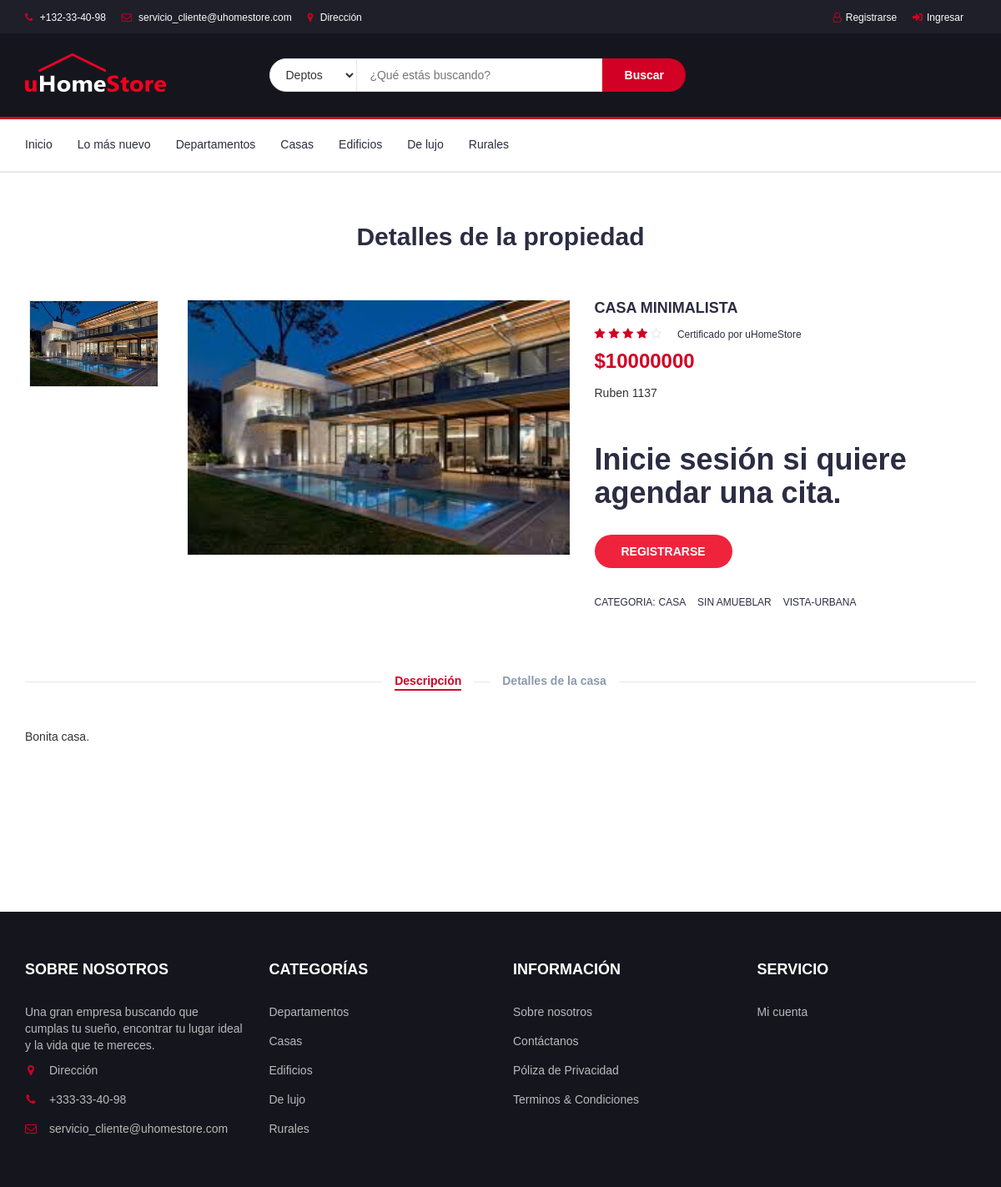
/verMas.php?var1=1, run on the app's committed database.
### tables this page shows
CREATE TABLE IF NOT EXISTS `inmobilaria` (
  `idinmobiliaria` int(11) NOT NULL AUTO_INCREMENT,
  `nombreIn` varchar(45) NOT NULL,
  `descripcionIn` varchar(200) NOT NULL,
  `precioIn` varchar(45) NOT NULL,
  `direccionIn` varchar(45) NOT NULL,
  `etiqueta1` varchar(45) NOT NULL,
  `etiqueta2` varchar(45) NOT NULL,
  `etiqueta3` varchar(45) NOT NULL,
  `etiqueta4` varchar(45) NOT NULL,
  `etiqueta5` varchar(45) NOT NULL,
  `imgIn` varchar(45) NOT NULL,
  `destino` varchar(200) NOT NULL,
  `detalles_iddetalles` int(11) NOT NULL,
  `empleados_idempleados` int(11) NOT NULL,
  `clientes_idclientes` int(11) NOT NULL,
  `status` enum('ACEPTADO','DENEGADO','REVISION') NOT NULL,
  `comentarios` varchar(200) DEFAULT NULL,
  PRIMARY KEY (`idinmobiliaria`),
  KEY `detalles_iddetalles` (`detalles_iddetalles`),
  KEY `empleados_idempleados` (`empleados_idempleados`),
  KEY `clientes_idclientes` (`clientes_idclientes`)
);

### verMas.php (the view, shortened to what this page needs)
<?php
include 'z_serv.php';
?>
<!DOCTYPE html>
<html lang="en">
	<head>
        <link rel="stylesheet" href="https://use.fontawesome.com/releases/v5.5.0/css/all.css" >
		<link type="text/css" rel="stylesheet" href="css/bootstrap.min.css"/>
		<link rel="stylesheet" href="css/font-awesome.min.css">
		<link type="text/css" rel="stylesheet" href="css/style.css"/>
    </head>
	<body>
		<header>
			<div id="top-header">
				<div class="container">
					<ul class="header-links pull-left">
						<li><a href="#"><i class="fa fa-phone"></i> +132-33-40-98</a></li>
						<li><a href="#"><i class="fa fa-envelope-o"></i> servicio_cliente@uhomestore.com</a></li>
						<li><a href="#"><i class="fa fa-map-marker"></i> Dirección</a></li>
					</ul>
					<ul class="header-links pull-right">
						<li><a href="registroUsuario.php"><i class="fa fa-user-o"></i>Registrarse</a></li>
                        <li><a href="#openModal"><i class="fas fa-sign-in-alt"></i>Ingresar</a></li>
					</ul>
				</div>
			</div>
			<div id="header">
				<div class="container">
					<div class="row">
						<div class="col-md-3">
							<div class="header-logo">
								<a href="#" class="logo">
									<img src="./img/logo.png" alt="">
								</a>
							</div>
						</div>
						<div class="col-md-6">
							<div class="header-search">
								<form action="filtro.php?var1=100" method="post">
									<select class="input-select" name="opcion">
										<option value="Departamento">Deptos</option>
									</select>
									<input name= "buscador" class="input" placeholder="¿Qué estás buscando?" disabled>
									<button class="search-btn">Buscar</button>
								</form>
							</div>
						</div>
						<div class="col-md-3 clearfix">
						</div>
					</div>
				</div>
			</div>
		</header>
		<nav id="navigation">
			<div class="container">
				<div id="responsive-nav">
					<ul class="main-nav nav navbar-nav">
						<li ><a href="index.php">Inicio</a></li>
						<li><a href="filtro.php?var1=Nuevo&var2=all&var3=all">Lo más nuevo</a></li>
						<li><a href="filtro.php?var1=Departamento&var2=all&var3=all">Departamentos</a></li>
						<li><a href="filtro.php?var1=Casa&var2=all&var3=all">Casas</a></li>
						<li><a href="filtro.php?var1=Edificio&var2=all&var3=all">Edificios</a></li>
						<li><a href="filtro.php?var1=De lujo&var2=all&var3=all">De lujo</a></li>
						<li><a href="filtro.php?var1=Rurales&var2=all&var3=all">Rurales</a></li>
					</ul>
				</div>
			</div>
		</nav>
<br><br><br>
		<center>
		<h2>Detalles de la propiedad</h2>
       </center>
        <br>
		<?php
         $id = $_GET['var1'];
         $all = "SELECT direccionIn, destino, nombreIn, descripcionIn, precioIn, imgIn, etiqueta1, etiqueta3, etiqueta4, banos, estacionamiento, cuarto_servicio, terrenom2, orientacion, niveles, conservacion, edadpropiedad, mantenimiento FROM inmobilaria inner join detalles on inmobilaria.detalles_iddetalles = detalles.iddetalles where idinmobiliaria = '$id'";
	     $eje = mysqli_query($conect, $all);
	     $listaA = mysqli_fetch_array($eje);
		 ?>
    <div class="section">
			<div class="container">
				<div class="row">
					<div class="col-md-5 col-md-push-2">
						<div id="product-main-img">
							<div class="product-preview">
								 <?php  echo '<img src="'.$listaA['destino'].'" >'; ?>
							</div>
						</div>
					</div>
					<div class="col-md-2  col-md-pull-5">
						<div id="product-imgs">
							<div class="product-preview">
							<?php  echo '<img src="'.$listaA['destino'].'" >'; ?>
							</div>
						</div>
					</div>
					<div class="col-md-5">
						<div class="product-details">
							<h2 class="product-name"><?php echo $listaA['nombreIn']."";?></h2>
							<div>
								<div class="product-rating">
									<i class="fa fa-star"></i>
									<i class="fa fa-star"></i>
									<i class="fa fa-star"></i>
									<i class="fa fa-star"></i>
									<i class="fa fa-star-o"></i>
								</div>
								<a class="review-link" href="#">Certificado por uHomeStore</a>
							</div>
							<div>
								<h3 class="product-price"><?php echo $listaA['precioIn']."";?></h3>
							</div>
							<p><?php echo $listaA['direccionIn']."";?></p>
							<div class="product-options">
							<br><h1> Inicie sesión si quiere agendar una cita.</h1>
							</div>
							<div class="add-to-cart">
                             <?php  echo '<a href="registroUsuario.php">'; ?>
				            <button class="add-to-cart-btn">Registrarse</button>
							</div>
							<ul class="product-links">
								<li>Categoria:</li>
								<li><a href="#"><?php echo $listaA['etiqueta1']."";?></a></li>
								<li><a href="#"><?php echo $listaA['etiqueta3']."";?></a></li>
								<li><a href="#"><?php echo $listaA['etiqueta4']."";?></a></li>
							</ul>
						</div>
					</div>
					<div class="col-md-12">
						<div id="product-tab">
							<ul class="tab-nav">
								<li class="active"><a data-toggle="tab" href="#tab1">Descripción</a></li>
								<li><a data-toggle="tab" href="#tab2">Detalles de la casa</a></li>
							</ul>
							<div class="tab-content">
								<div id="tab1" class="tab-pane fade in active">
									<div class="row">
										<div class="col-md-12">
											<p><?php echo $listaA['descripcionIn']."";?></p>
										</div>
									</div>
								</div>
								</div>
							</div>
						</div>
					</div>
				</div>
			</div>
		<br><br><br><br><br><br><br><br>
		<footer id="footer">
			<div class="section">
				<div class="container">
					<div class="row">
						<div class="col-md-3 col-xs-6">
							<div class="footer">
								<h3 class="footer-title">Sobre nosotros </h3>
								<p>Una gran empresa buscando que cumplas tu sueño, encontrar tu lugar ideal y la vida que te mereces. </p>
								<ul class="footer-links">
									<li><a href="#"><i class="fa fa-map-marker"></i>Dirección</a></li>
									<li><a href="#"><i class="fa fa-phone"></i>+333-33-40-98</a></li>
									<li><a href="#"><i class="fa fa-envelope-o"></i>servicio_cliente@uhomestore.com</a></li>
								</ul>
							</div>
						</div>
						<div class="col-md-3 col-xs-6">
							<div class="footer">
								<h3 class="footer-title">Categorías</h3>
								<ul class="footer-links">
									<li><a href="filtro.php?var1=Departamento&var2=all&var3=all">Departamentos</a></li>
						<li><a href="filtro.php?var1=Casa&var2=all&var3=all">Casas</a></li>
						<li><a href="filtro.php?var1=Edificio&var2=all&var3=all">Edificios</a></li>
						<li><a href="filtro.php?var1=De lujo&var2=all&var3=all">De lujo</a></li>
						<li><a href="filtro.php?var1=Rurales&var2=all&var3=all">Rurales</a></li>
								</ul>
							</div>
						</div>
						<div class="col-md-3 col-xs-6">
							<div class="footer">
								<h3 class="footer-title">Información</h3>
								<ul class="footer-links">
									<li><a href="#openModal5">Sobre nosotros</a></li>
									<li><a href="#openModal3">Contáctanos</a></li>
									<li><a href="#">Póliza de Privacidad</a></li>
									<li><a href="#">Terminos & Condiciones</a></li>
								</ul>
							</div>
						</div>
						<div class="col-md-3 col-xs-6">
							<div class="footer">
								<h3 class="footer-title">Servicio</h3>
								<ul class="footer-links">
									<li><a href="#openModal">Mi cuenta</a></li>
								</ul>
							</div>
						</div>
					</div>
				</div>
			</div>
		</footer>
	</body>
</html>

### css/style.css (style rules this page uses)
body { font-family: 'Montserrat', sans-serif; font-weight: 400; color: #333; }
h1, h2, h3, h4, h5, h6 { color: #2B2D42; font-weight: 700; margin: 0 0 10px; }
a { color: #2B2D42; font-weight: 500; -webkit-transition: 0.2s color; transition: 0.2s color; }
ul, ol { margin: 0; padding: 0; list-style: none }
.section { padding-top: 30px; padding-bottom: 30px; }
.input { height: 40px; padding: 0px 15px; border: 1px solid #E4E7ED; background-color: #FFF; width: 100%; }
.input-select { padding: 0px 15px; background: #FFF; border: 1px solid #E4E7ED; height: 40px; }
#top-header { padding-top: 10px; padding-bottom: 10px; background-color: #1E1F29; }
.header-links li { display: inline-block; margin-right: 15px; font-size: 12px; }
.header-links li:last-child { margin-right: 0px; }
.header-links li a { color: #FFF; }
.header-links li i { color: #D10024; margin-right: 5px; }
#header { padding-top: 15px; padding-bottom: 15px; background-color: #15161D; }
.header-logo { float: left; }
.header-logo .logo img { display: block; }
.header-search { padding: 15px 0px; }
.header-search form { position: relative; }
.header-search form .input-select { margin-right: -4px; border-radius: 40px 0px 0px 40px; }
.header-search form .input { width: calc(100% - 260px); margin-right: -4px; }
.header-search form .search-btn { height: 40px; width: 100px; background: #D10024; color: #FFF; font-weight: 700; border: none; border-radius: 0px 40px 40px 0px; }
#navigation { background: #FFF; border-bottom: 2px solid #E4E7ED; border-top: 3px solid #D10024; }
.main-nav>li+li { margin-left: 30px }
.main-nav>li>a { padding: 20px 0px; }
.main-nav>li>a:after { content: ""; display: block; width: 0%; height: 2px; background-color: #D10024; -webkit-transition: 0.2s all; transition: 0.2s all; }
#product-imgs .product-preview { margin: 0px 5px; border: 1px solid #E4E7ED; }
.product-preview img { width: 100%; }
.product-details .product-name { text-transform: uppercase; font-size: 18px; }
.product-details .product-rating { display: inline-block; margin-right: 15px; }
.product-details .product-rating>i { color: #E4E7ED; }
.product-details .product-rating>i.fa-star { color: #D10024; }
.product-details .review-link { font-size: 12px; }
.product-details .product-price { display: inline-block; font-size: 24px; margin-top: 10px; margin-bottom: 15px; color: #D10024; }
.product-details .product-options { margin-top: 30px; margin-bottom: 30px; }
.product-details .add-to-cart { margin-bottom: 30px; }
.product-details .add-to-cart .add-to-cart-btn { position: relative; border: 2px solid transparent; height: 40px; padding: 0 30px; background-color: #ef233c; color: #FFF; text-transform: uppercase; font-weight: 700; border-radius: 40px; -webkit-transition: 0.2s all; transition: 0.2s all; }
.product-details .product-links { margin-top: 15px; }
.product-details .product-links li { display: inline-block; text-transform: uppercase; font-size: 12px; }
.product-details .product-links li+li { margin-left: 10px; }
#product-tab { margin-top: 60px; }
#product-tab .tab-nav { position: relative; text-align: center; padding: 15px 0px; margin-bottom: 30px; }
#product-tab .tab-nav:after { content: ""; position: absolute; left: 0; right: 0; top: 50%; height: 1px; background-color: #E4E7ED; z-index: -1; }
#product-tab .tab-nav li { display: inline-block; background: #FFF; padding: 0px 15px; }
#product-tab .tab-nav li+li { margin-left: 15px; }
#product-tab .tab-nav li a { display: block; font-weight: 700; color: #8D99AE; }
#product-tab .tab-nav li.active a { color: #D10024; }
#product-tab .tab-nav li a:after { content: ""; display: block; width: 0%; height: 2px; background-color: #D10024; -webkit-transition: 0.2s all; transition: 0.2s all; }
#product-tab .tab-nav li a:hover:after, #product-tab .tab-nav li a:focus:after, #product-tab .tab-nav li.active a:after { width: 100%; }
#footer { background: #15161D; color: #B9BABC; }
.footer { margin: 30px 0px; }
.footer .footer-title { color: #FFF; text-transform: uppercase; font-size: 18px; margin: 0px 0px 30px; }
.footer-links li+li { margin-top: 15px; }
.footer-links li a { color: #B9BABC; }
.footer-links li i { margin-right: 15px; color: #D10024; width: 14px; text-align: center; }

### data on the page
inmobilaria: destino (picture), nombreIn "CASA MINIMALISTA", precioIn "$10000000", direccionIn "Ruben 1137", etiqueta1 "CASA", etiqueta3 "SIN AMUEBLAR", etiqueta4 "VISTA-URBANA", descripcionIn "Bonita casa."
